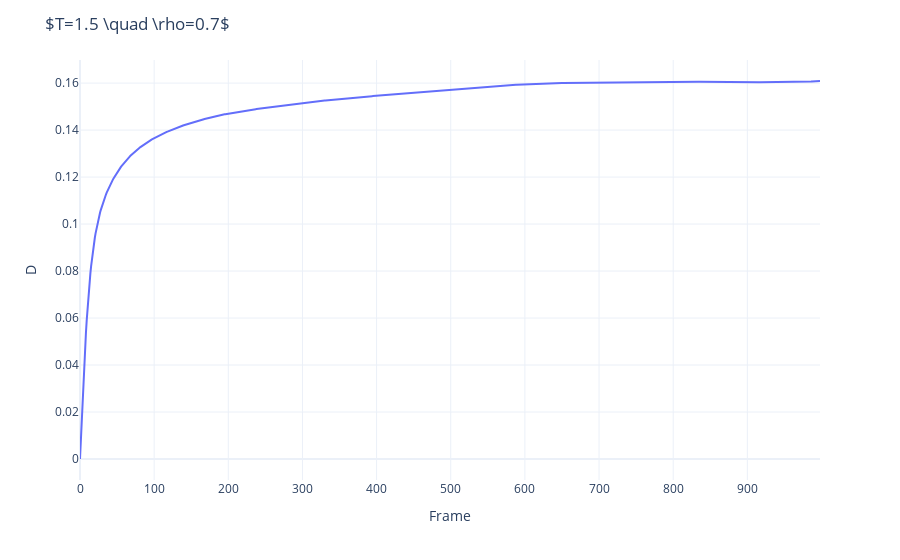

Write notebook code for a chart like this one.
### Code cell
fig = px.line(x=np.arange(0, frames, 1),y=d_es_15,labels={'x':'Frame', 'y':'D'})
fig.update_layout(template='plotly_white',title=r'$T=1.5 \quad \rho=0.7$')
fig.show()

### Figure 1 — Plotly figure (JSON) as saved in the notebook; plotly's stock layout.template omitted (floating-point values rounded to 4 significant figures; data arrays with more than 128 entries replaced by an {"elided": "..."} marker saying what was removed)
{"data": [{"hoverlabel": {"namelength": 0}, "hovertemplate": "Frame=%{x}<br>D=%{y}", "legendgroup": "", "line": {"color": "#636efa", "dash": "solid"}, "mode": "lines", "name": "", "showlegend": false, "type": "scatter", "x": {"elided": "999 int values"}, "xaxis": "x", "y": {"elided": "999 float values"}, "yaxis": "y"}], "layout": {"legend": {"tracegroupgap": 0}, "margin": {"t": 60}, "title": {"text": "$T=1.5 \\quad \\rho=0.7$"}, "xaxis": {"anchor": "y", "domain": [0, 1], "title": {"text": "Frame"}}, "yaxis": {"anchor": "x", "domain": [0, 1], "title": {"text": "D"}}}}
